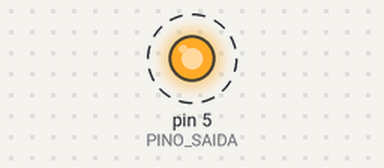
A sketch run on a simulated Arduino Uno, built with avr-gcc and run on an emulated ATmega328P. Parts: output pins drawn as LEDs (lit = HIGH). Dashed ring = blinking.

Above: at 0.5 s.
Timing chart, 0 to 4.6 s (numbered marks = the images above):
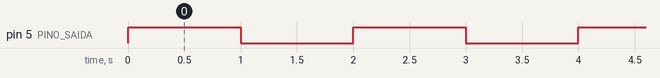

Measured:
- by itself, pin 5 (PINO_SAIDA): alternates HIGH for 1.0 s and LOW for 1.0 s

The sketch:

led_blink.ino
```cpp
#define PINO_SAIDA 5

void setup() {
  pinMode(PINO_SAIDA, OUTPUT);
}

void loop() {
  digitalWrite(PINO_SAIDA, HIGH);
  delay(1000);
  digitalWrite(PINO_SAIDA, LOW);
  delay(1000);
}
```
